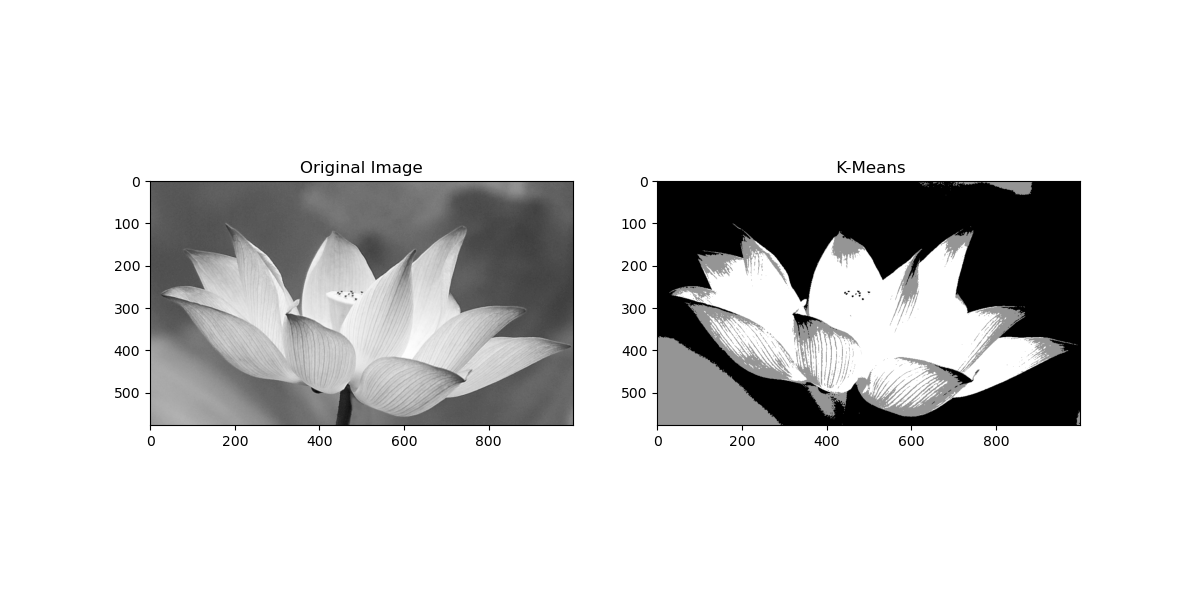

Source code (Python):
import numpy as np
from PIL import Image
import matplotlib.pyplot as plt

def initialize_centroids(pixels, k):
    """
    随机选择初始质心
    """
    indices = np.random.choice(pixels.shape[0], k, replace=False)
    return pixels[indices]

def assign_clusters(pixels, centroids):
    """
    分配每个点到最近的质心
    """
    distances = np.abs(pixels[:, np.newaxis] - centroids)
    return np.argmin(distances, axis=1)

def update_centroids(pixels, labels, k):
    """
    更新质心位置
    """
    new_centroids = np.array([pixels[labels == i].mean() for i in range(k)])
    return new_centroids

def kmeans(pixels, k, max_iters=100, tol=1e-4):
    """
    K-Means 主函数
    """
    centroids = initialize_centroids(pixels, k)
    for _ in range(max_iters):
        labels = assign_clusters(pixels, centroids)
        new_centroids = update_centroids(pixels, labels, k)
        if np.all(np.abs(new_centroids - centroids) < tol):
            break
        centroids = new_centroids
    return labels, centroids

def kmeans_segmentation(image_path):
    """
    读取图像并进行K-Means分割
    """
    # 读取图像
    image = Image.open(image_path).convert('L')  # 灰度图像
    image_np = np.array(image)
    rows, cols = image_np.shape
    pixel_values = image_np.flatten()

    # 使用自定义 K-Means 进行图像分割
    k = 3
    labels, centroids = kmeans(pixel_values, k)

    # 重新构建分割后的图像
    segmented_image = centroids[labels].reshape(rows, cols)

    # 显示原始图像和分割后的图像
    plt.figure(figsize=(12, 6))
    plt.subplot(1, 2, 1)
    plt.title('Original Image')
    plt.imshow(image, cmap='gray')
    plt.subplot(1, 2, 2)
    plt.title(' K-Means')
    plt.imshow(segmented_image, cmap='gray')
    plt.show()

# 传入图像路径进行分割
image_path = 'hehua.png'
kmeans_segmentation(image_path)
